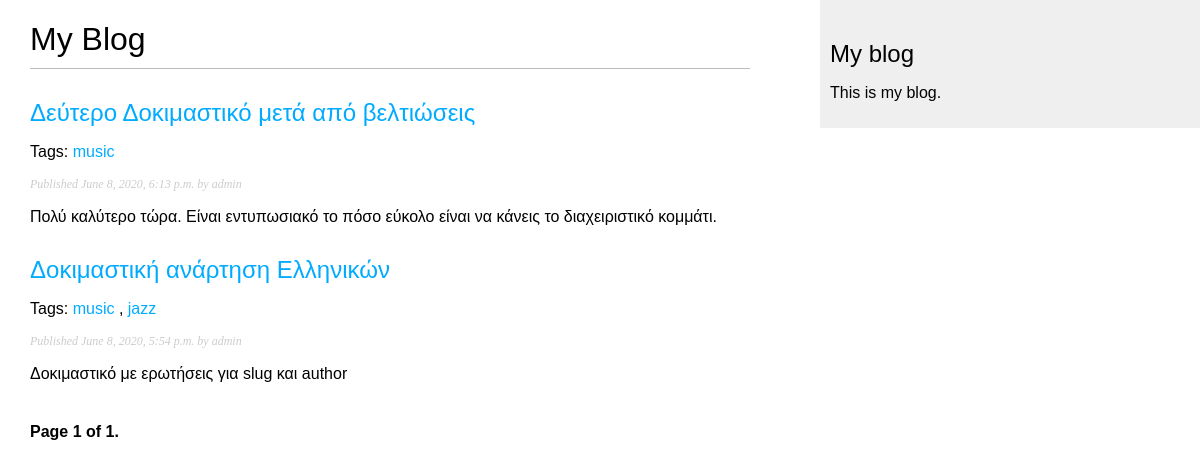
Screenshot of /blog/ with the database file from the repository.
### blog/models.py (models this page shows, shortened)
class Post (models.Model):
    STATUS_CHOICES = (
        ('draft', 'Draft'),
        ('published', 'Published'),
    )
    title = models.CharField(max_length=250)
    slug = models.SlugField(max_length=250,
                            unique_for_date='publish')
    author = models.ForeignKey(User, on_delete=models.CASCADE,
                               related_name='blog_posts')
    body = models.TextField()
    publish = models.DateTimeField(default=timezone.now)
    created = models.DateTimeField(auto_now_add=True)
    updated = models.DateTimeField(auto_now=True)
    status = models.CharField(max_length=10, choices=STATUS_CHOICES,
                              default='draft')
    class Meta:
        ordering = ('-publish', )
    def get_absolute_url(self):
        return reverse('blog:post_detail',
                        args=[self.publish.year,
                              self.publish.month,
                              self.publish.day, self.slug])
    objects = models.Manager() # The default manager.
    published = PublishedManager() # Our custom manager.
    tags = TaggableManager()

### blog/views.py (the view)
# urls.py: path('', views.post_list, name='post_list'),
def post_list(request, tag_slug=None):
    object_list = Post.published.all()
    tag = None
    if tag_slug:
        tag = get_object_or_404(Tag, slug=tag_slug)
        object_list = object_list.filter(tags__in=[tag])
    paginator = Paginator(object_list, 3) # 3 posts in each page
    page = request.GET.get('page')
    try:
        posts = paginator.page(page)
    except PageNotAnInteger:
        posts = paginator.page(1)
    except EmptyPage:
        posts = paginator.page(paginator.num_pages)
    return render(request, 'blog/post/list.html',
                  {'page': page,
                  'posts':posts,
                  'tag':tag})

### blog/models.py (called while the page is built)
    def get_queryset(self):
        return super(PublishedManager,
                     self).get_queryset().filter(status='published')

### blog/templates/blog/post/list.html (shortened to what this page needs)
{% extends "blog/base.html" %}
{% block content %}
    <h1>My Blog</h1>
    {% for post in posts %}
        <h2>
            <a href="{{ post.get_absolute_url }}">
                {{ post.title }}
            </a>
        </h2>
        <p class="tags">
            Tags:
            {% for tag in post.tags.all %}
                <a href='{% url "blog:post_list_by_tag" tag.slug %}'>
                    {{ tag.name }}
                </a>
                {% if not forloop.last %}, {% endif %}
            {% endfor%}
        </p>
        <p class="date">
            Published {{ post.publish }} by {{ post.author }}
        </p>
        {{ post.body|truncatewords:30|linebreaks }}
    {% endfor %}
    {% include "blog/pagination.html" with page=posts %}
{% endblock %}

### blog/templates/blog/base.html (shortened to what this page needs)
{% load static %}
<!DOCTYPE html>
<html>
    <head>
        <link href="{% static "css/blog.css"%}" rel="stylesheet">
    </head>
    <body>
        <div id="content">
            {% block content %}
            {% endblock %}
        </div>
        <div id="sidebar">
            <h2>My blog</h2>
            <p>This is my blog.</p>
        </div>
    </body>
</html>

### blog/templates/blog/pagination.html (shortened to what this page needs)
<div class="pagination">
    <span class="step-links">
        <span class="current">
            Page {{ page.number }} of {{ page.paginator.num_pages }}.
        </span>
    </span>
</div>

### blog/static/css/blog.css (style rules this page uses)
body { margin:0; padding:0; font-family:helvetica, sans-serif; }
a { color:#00abff; text-decoration:none; }
h1 { font-weight:normal; border-bottom:1px solid #bbb; padding:0 0 10px 0; }
h2 { font-weight:normal; margin:30px 0 0; }
#content { float:left; width:60%; padding:0 0 0 30px; }
#sidebar { float:right; width:30%; padding:10px; background:#efefef; height:100%; }
p.date { color:#ccc; font-family: georgia, serif; font-size: 12px; font-style: italic; }
.pagination { margin:40px 0; font-weight:bold; }

### rows the page displays
Post: title "Δεύτερο Δοκιμαστικό μετά από βελτιώσεις", publish "June 8, 2020, 6:13 p.m.", author "admin", body "Πολύ καλύτερο τώρα. Είναι εντυπωσιακό το πόσο εύκολο είναι να κάνεις το διαχειριστικό κομμάτι."
Tag: name "music"
Post: title "Δοκιμαστική ανάρτηση Ελληνικών", publish "June 8, 2020, 5:54 p.m.", author "admin", body "Δοκιμαστικό με ερωτήσεις για slug και author"
Tag: name "jazz"

### other values shown
{{ page.number }} "1"
{{ page.paginator.num_pages }} "1"
